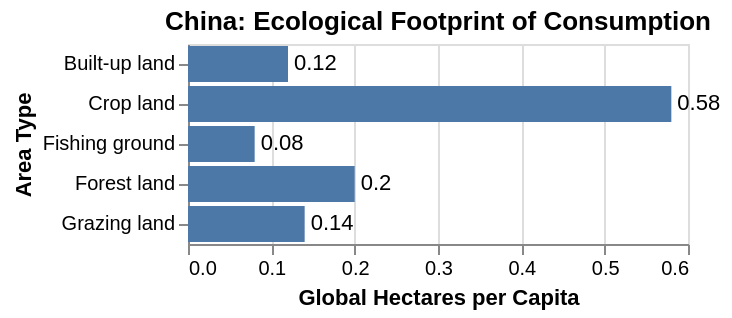

Write the Vega-Lite specification saved for this chart.
### Vega specification from a JSON file in a GitHub repository (floating-point values rounded to 4 significant figures)
{"$schema": "https://vega.github.io/schema/vega/v5.json", "description": "Bar chart with text labels. Apply scale padding to make the frame cover the labels.", "background": "white", "padding": 5, "width": 250, "title": {"text": "China: Ecological Footprint of Consumption", "frame": "group"}, "style": "cell", "data": [{"name": "source_0", "values": [{"Area Type": "Built-up land", "Global Hectares per Capita": 0.12}, {"Area Type": "Crop land", "Global Hectares per Capita": 0.58}, {"Area Type": "Grazing land", "Global Hectares per Capita": 0.14}, {"Area Type": "Fishing ground", "Global Hectares per Capita": 0.08}, {"Area Type": "Forest land", "Global Hectares per Capita": 0.2}]}, {"name": "data_0", "source": "source_0", "transform": [{"type": "filter", "expr": "isValid(datum[\"Global Hectares per Capita\"]) && isFinite(+datum[\"Global Hectares per Capita\"])"}]}], "signals": [{"name": "y_step", "value": 20}, {"name": "height", "update": "bandspace(domain('y').length, 0.1, 0.05) * y_step"}], "marks": [{"name": "layer_0_marks", "type": "rect", "style": ["bar"], "from": {"data": "data_0"}, "encode": {"update": {"fill": {"value": "#4c78a8"}, "ariaRoleDescription": {"value": "bar"}, "description": {"signal": "\"Area Type: \" + (isValid(datum[\"Area Type\"]) ? datum[\"Area Type\"] : \"\"+datum[\"Area Type\"]) + \"; Global Hectares per Capita: \" + (format(datum[\"Global Hectares per Capita\"], \"\"))"}, "x": {"scale": "x", "field": "Global Hectares per Capita"}, "x2": {"scale": "x", "value": 0}, "y": {"scale": "y", "field": "Area Type"}, "height": {"scale": "y", "band": 1}}}}, {"name": "layer_1_marks", "type": "text", "style": ["text"], "from": {"data": "data_0"}, "encode": {"update": {"align": {"value": "left"}, "baseline": {"value": "middle"}, "dx": {"value": 3}, "fill": {"value": "black"}, "description": {"signal": "\"Area Type: \" + (isValid(datum[\"Area Type\"]) ? datum[\"Area Type\"] : \"\"+datum[\"Area Type\"]) + \"; Global Hectares per Capita: \" + (format(datum[\"Global Hectares per Capita\"], \"\"))"}, "x": {"scale": "x", "field": "Global Hectares per Capita"}, "y": {"scale": "y", "field": "Area Type", "band": 0.5}, "text": {"signal": "format(datum[\"Global Hectares per Capita\"], \"\")"}}}}], "scales": [{"name": "x", "type": "linear", "domain": {"data": "data_0", "field": "Global Hectares per Capita"}, "range": [0, {"signal": "width"}], "nice": true, "zero": true}, {"name": "y", "type": "band", "domain": {"data": "data_0", "field": "Area Type", "sort": true}, "range": {"step": {"signal": "y_step"}}, "paddingInner": 0.1, "paddingOuter": 0.05}], "axes": [{"scale": "x", "orient": "bottom", "gridScale": "y", "grid": true, "tickCount": {"signal": "ceil(width/40)"}, "domain": false, "labels": false, "aria": false, "maxExtent": 0, "minExtent": 0, "ticks": false, "zindex": 0}, {"scale": "x", "orient": "bottom", "grid": false, "title": "Global Hectares per Capita", "labelFlush": true, "labelOverlap": true, "tickCount": {"signal": "ceil(width/40)"}, "zindex": 0}, {"scale": "y", "orient": "left", "grid": false, "title": "Area Type", "zindex": 0}], "config": {}}
